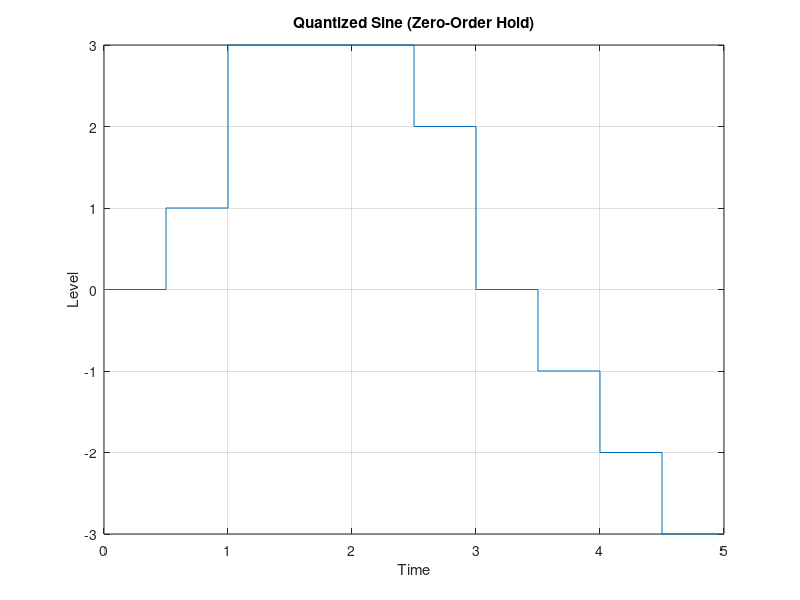

The MATLAB source for this figure:
clear

% Stairs Plot — Staircase function
% Displays data as a step function, typical for digital signals
% or zero-order hold representations.

t = 0:0.5:5;
y = round(3 * sin(t));
figure
stairs(t, y)
title('Quantized Sine (Zero-Order Hold)')
xlabel('Time')
ylabel('Level')
grid on
